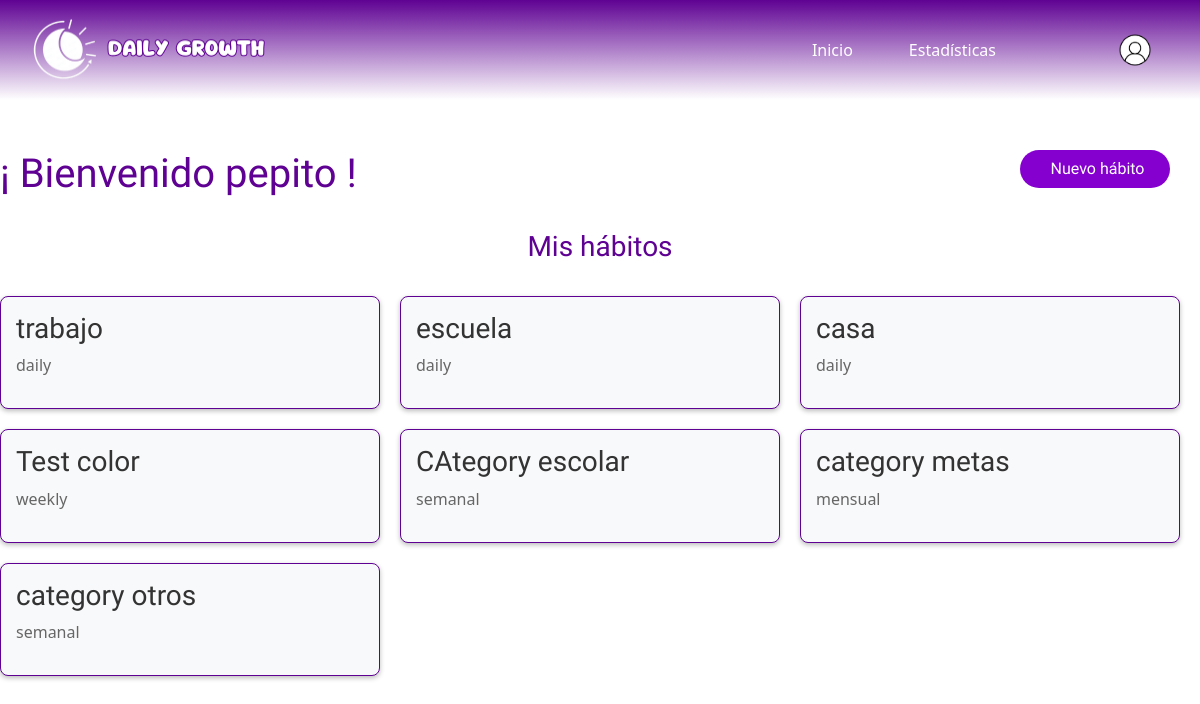
The app's page / (signed in) with its own data.
### habit/models.py (models this page shows, shortened)
class Habit(models.Model):
    FREQUENCY = (
        ('Diario', 'Diario'),
        ('Semanal', 'Semanal'),
        ('Mensual', 'Mensual')
        )
    user         = models.ForeignKey(User, on_delete=models.CASCADE)
    name         = models.CharField(max_length=100)
    description  = models.TextField(blank=True)
    created_at   = models.DateTimeField(auto_now_add=True)
    updated_at   = models.DateTimeField(auto_now=True)
    frequency    = models.CharField(max_length=50, choices=FREQUENCY, default='diario')
    color        = models.CharField(max_length=25, default='#FF0000')
    category     = models.ForeignKey(Category, on_delete=models.CASCADE, default=1)

### habit/views.py (the view)
# urls.py: path('', habit_list, name='habit_list'),
def habit_list(request):
    if request.user.is_authenticated:
        habits = Habit.objects.filter(user=request.user)
        userQuery = User.objects.get(pk=request.user.id)
        return render(request, 'home.html', {'habits': habits, 'username': userQuery.first_name})
    else:
        return redirect('login')

### templates/home.html (shortened to what this page needs)
{% extends 'base.html' %}
{% load static %}
{% block content %}
{% include 'navbar.html' %}
<link rel="stylesheet" href="{% static 'css/home.css' %}">
<link rel="stylesheet" href="{% static 'css/auth_base.css' %}">
<div class="body-content">
    <div class="row">
        <div class="col-md-10">
            <h1 class="welcome">¡ Bienvenido {{ username }} !</h1>
        </div>
        <div class="col-md">
            <button class="btn btn-style" data-bs-toggle="modal" data-bs-target="#habitModal" data-action="add">
                Nuevo hábito
            </button>
        </div>
    </div>
    <br>
    <div class="row">
        <h3 class="mis-habitos">Mis hábitos</h3>
    </div>
    <br>
    <div class="habits-container">
        {% for habit in habits %}
            <div class="habit-item">
                <div class="row">
                    <div class="col-md-10">
                        <h3>{{ habit.name }}</h3>
                    </div>
                    <div class="col-md">
                    </div>
                </div>
                <p>{{ habit.frequency }}</p>
            </div>
        {% endfor %}
    </div>
</div>
{% endblock %}

### templates/base.html (shortened to what this page needs)
{% load static %}
<!DOCTYPE html>
<html lang="es">
<head>
    <link rel="stylesheet" href="{% static 'css/styles.css' %}">
    <link rel="stylesheet" href="{% static 'css/navbar.css' %}">
    <link href="https://cdn.jsdelivr.net/npm/bootstrap@5.3.0/dist/css/bootstrap.min.css" rel="stylesheet">
</head>
<body>
    {% block content %}
    {% endblock %}
</body>
</html>

### templates/navbar.html (shortened to what this page needs)
{% load static %}
<nav class="navbar navbar-expand-lg navDaily">
    <a class="navbar-brand" href="#">
        <img src="{% static 'img/logoNavbar.png'%}" width="250" height="70" alt="logoNavbar">
    </a>
    <div class="collapse navbar-collapse" id="navbarContent">
        <ul class="navbar-nav ms-auto align-items-center">
            <li class="nav-item">
                <a class="nav-link" href="">Inicio</a>
            </li>
            <li class="nav-item">
                <a class="nav-link" href="">Estadísticas</a>
            </li>
            <li class="nav-item">
                <a class="nav-link" href="" data-bs-toggle="tooltip" data-bs-placement="bottom" title="Notificaciones"></a>
            </li>
            <li class="nav-item dropdown profile">
                <a class="" href="#" id="userDropdown" role="button" data-bs-toggle="dropdown" aria-expanded="false">
                    <img src="{% static 'img/user.png' %}" width="50" height="50" class="rounded-circle" alt="User Profile">
                </a>
            </li>
        </ul>
    </div>
</nav>

### habitos/static/css/styles.css (style rules this page uses)
.body-content { max-width: 1280px; margin: auto; margin-top: 50px; }

### habitos/static/css/navbar.css (style rules this page uses)
.navbar-brand { margin-left: 20px; }
.navDaily { background: linear-gradient(to bottom, #5F0293, white); height: 100px; }
.nav-link { color: white !important; font-size: 1rem !important; margin: 20px; transition: transform 0.3s ease, color 0.3s ease; }
.profile { margin-right: 40px; margin-left: 30px; transition: transform 0.3s ease; }

### habitos/static/css/home.css (style rules this page uses)
.btn-style { width: 150px !important; text-align: center; }
.habits-container { display: flex; flex-wrap: wrap; gap: 20px; justify-content: flex-start; }
.habit-item { background-color: #f8f9fa; border: 1px solid #5F0293; border-radius: 8px; padding: 15px; width: calc(33.333% - 20px); box-shadow: 0 2px 5px rgba(0, 0, 0, 0.267); transition: all 0.3s ease; }
.habit-item h3 { font-family: "Anta", sans-serif; margin-top: 0; color: #333; }
.habit-item p { color: #666; }
.mis-habitos { color: #5F0293; font-family: "Anta", sans-serif; text-align: center; }
.welcome { color: #5F0293; font-family: "Anta", sans-serif; }

### habitos/static/css/auth_base.css (style rules this page uses)
.btn-style { background-color: #8500CF; border-radius: 500px; color: white; font-family: "Anta", sans-serif; width: 200px; }

### records on screen
Habit: name "trabajo", frequency "daily"
Habit: name "escuela", frequency "daily"
Habit: name "casa", frequency "daily"
Habit: name "Test color", frequency "weekly"
Habit: name "CAtegory escolar", frequency "semanal"
Habit: name "category metas", frequency "mensual"
Habit: name "category otros", frequency "semanal"

### other values on screen
{{ username }} "pepito"
